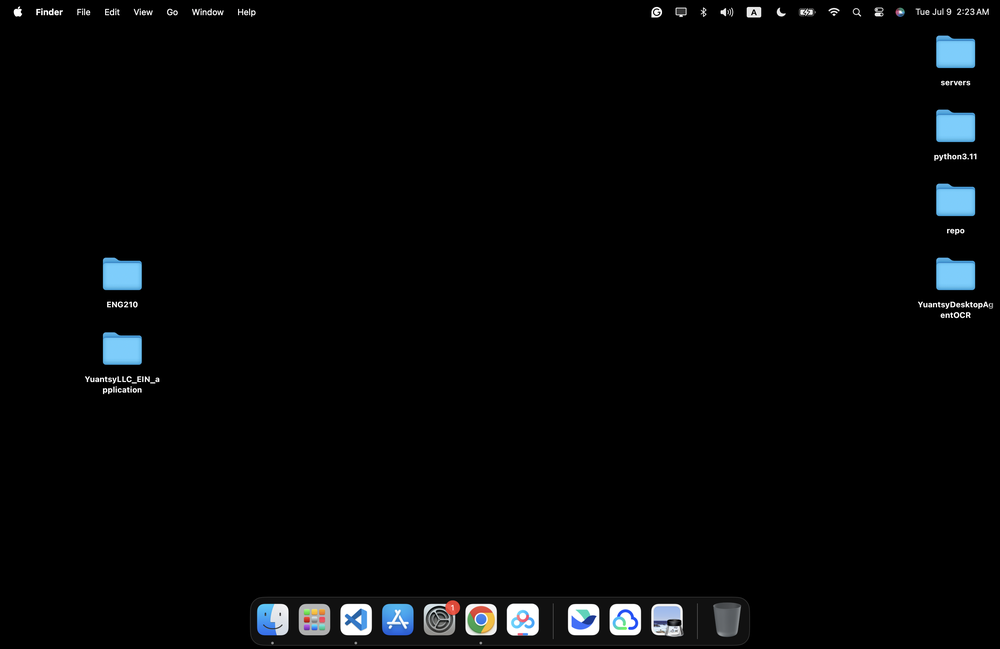
#> input picture screenshots/test1/screenshot1.png, 1000 x 649 px, shrunk from 3024 x 1964 before the run, found by its file name
$ python time_difference.py
#> lines starting #> are read from the running program, lines starting #| are printed output that depends on the picture; after the words box and inside, x2 and y2 are one past the last pixel; in counts of white or black regions, pixels touching at a corner belong together
"""
20240709 0230 PT
This script is used to compare two images and output the differences between them.
This mechanism is also used by human eyes to detect changes in the video stream, which we want to imply in our project.

"""


import os
import numpy as np
from PIL import Image

def find_differences(image1, image2):
    # Convert images to numpy arrays
    arr1 = np.array(image1)
    arr2 = np.array(image2)

    # Create a boolean mask where differences occur
    diff = arr1 != arr2

    # Debug: Print if any differences are found
    if np.any(diff):
        print("Differences detected.")
    else:
        print("No differences detected.")

    # Combine all differences across channels to a single mask
    diff_mask = np.any(diff, axis=-1)

    # Debug: print positions of different pixels
    diff_positions = np.where(diff_mask)
    print("Positions of different pixels (y, x):", list(zip(*diff_positions)))

    # Create an output image where differences are marked with the second image's pixels,
    # and the rest is set to black
    output = np.zeros_like(arr1)
    output[diff_mask] = arr2[diff_mask]

    return Image.fromarray(output.astype('uint8'))

# Set the directory where the screenshots are stored
directory = 'screenshots'

# File paths
file1 = os.path.join(directory, 'screenshot1.png')
file2 = os.path.join(directory, 'screenshot2.png')
file3 = os.path.join(directory, 'screenshot3.png')  # Define the output file path

# Load the images
image1 = Image.open(file1)
#> image1 is the input picture: PIL image 1000x649 RGBA; mean R, G, B, A 5.1, 6.2, 7, 255
image2 = Image.open(file2)
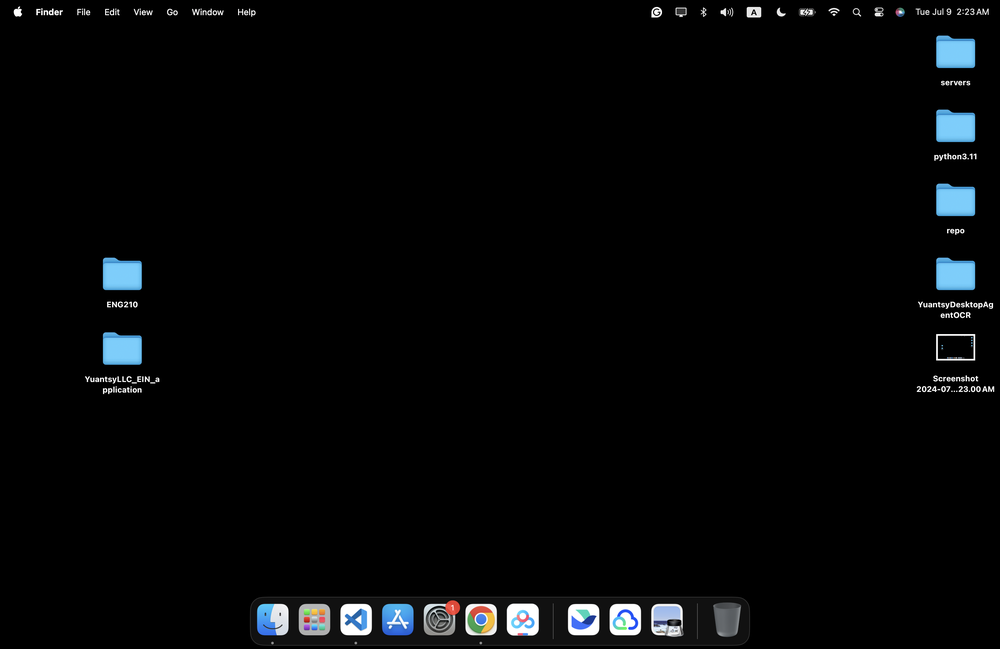
#> input picture screenshots/test1/screenshot2.png, 1000 x 649 px, shrunk from 3024 x 1964 before the run, found by its file name
#> image2 is the input picture: PIL image 1000x649 RGBA; mean R, G, B, A 5.3, 6.4, 7.2, 255

# Find differences
result_image = find_differences(image1, image2)
#> in find_differences, `diff_mask = np.any(diff, axis=-1)`:
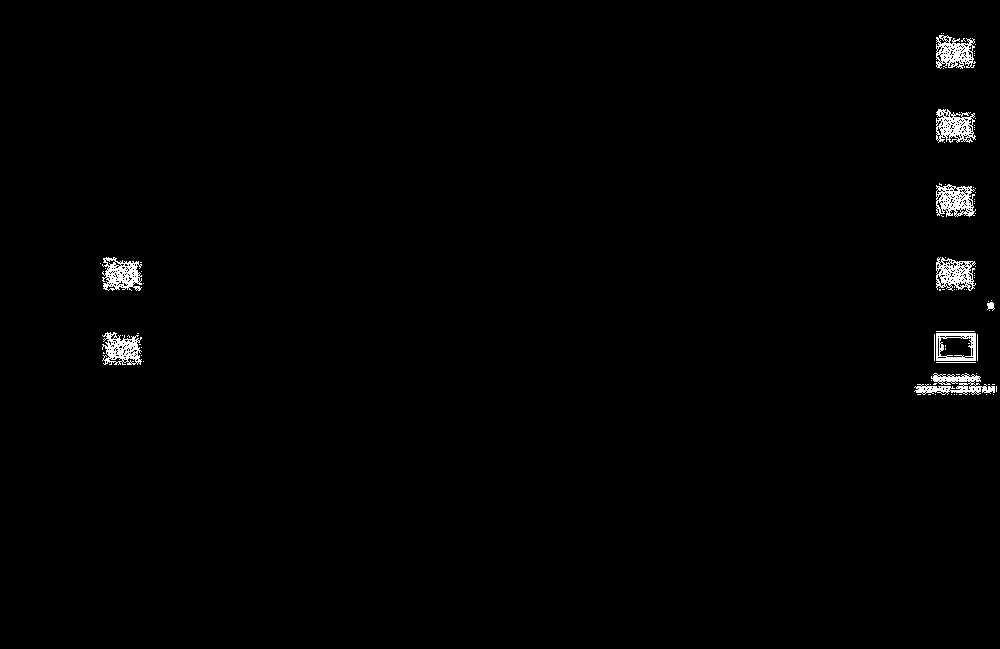
#> diff_mask: shape (649, 1000) bool; 0.99% white in thin lines or dots, all inside (x1, y1, x2, y2) = (100, 33, 997, 395)
#> in find_differences, `diff_positions = np.where(diff_mask)`: diff_positions = 6450 positions, rows 33 to 394, columns 100 to 996
#> (printed output is left out)
#> in find_differences, `output[diff_mask] = arr2[diff_mask]`:
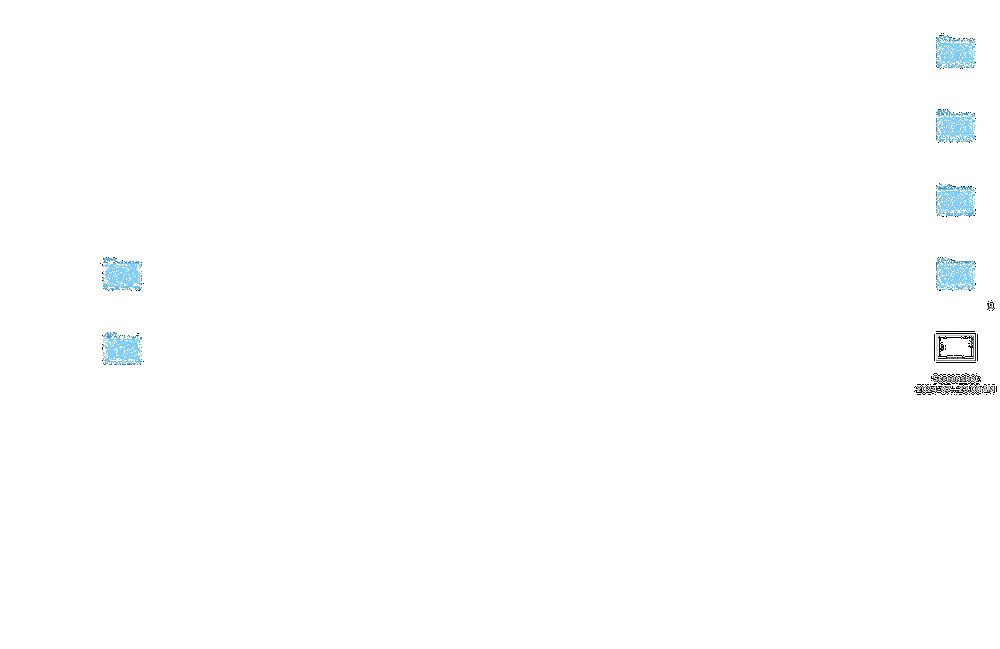
#> output: shape (649, 1000, 4); mean R, G, B, A 1.1, 1.6, 2, 2.5; transparent parts drawn white
result_image.save(file3)  # Save the result image
